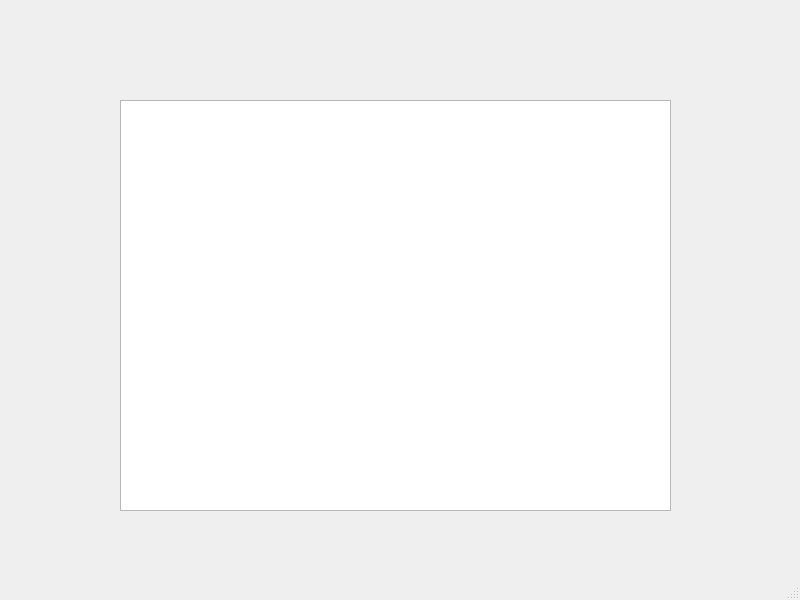
<?xml version="1.0" encoding="UTF-8"?>
<ui version="4.0">
 <class>MainWindow</class>
 <widget class="QMainWindow" name="MainWindow">
  <property name="geometry">
   <rect>
    <x>0</x>
    <y>0</y>
    <width>800</width>
    <height>600</height>
   </rect>
  </property>
  <property name="windowTitle">
   <string>MainWindow</string>
  </property>
  <widget class="QWidget" name="centralwidget">
   <widget class="QTableView" name="tableView">
    <property name="geometry">
     <rect>
      <x>120</x>
      <y>100</y>
      <width>551</width>
      <height>411</height>
     </rect>
    </property>
    <property name="sortingEnabled">
     <bool>true</bool>
    </property>
   </widget>
  </widget>
  <widget class="QMenuBar" name="menubar">
   <property name="geometry">
    <rect>
     <x>0</x>
     <y>0</y>
     <width>800</width>
     <height>21</height>
    </rect>
   </property>
  </widget>
  <widget class="QStatusBar" name="statusbar"/>
 </widget>
 <resources/>
 <connections/>
</ui>
